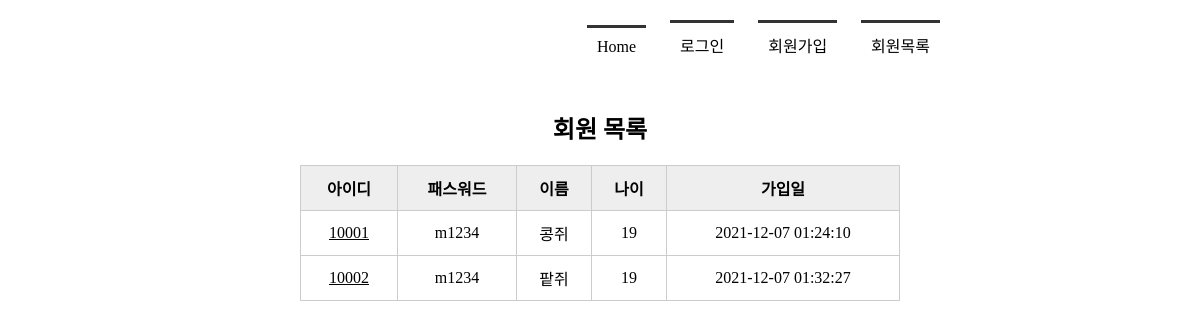
Before: /memberlist/ with the older database file.
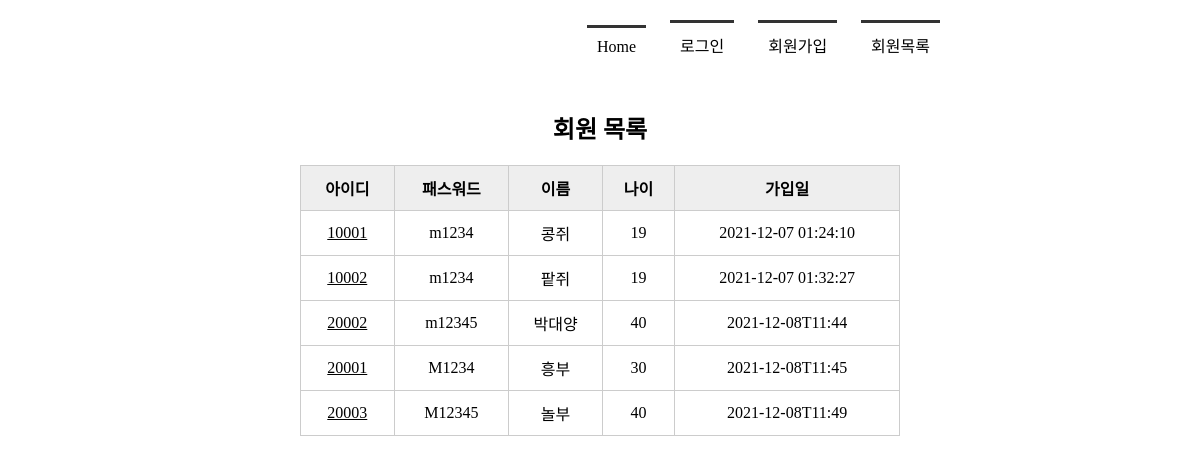
After: the same page with the newer database file.
### tables this page shows
CREATE TABLE member(
    mid         CHAR(5)         PRIMARY KEY,           
    passwd      CHAR(8)         NOT NULL,
    name        TEXT            NOT NULL,
    age         INTEGER,
    regDate     DATETIME DEFAULT CURRENT_TIMESTAMP
          );

### app.py (the view)
@app.route('/memberlist/')
def memberlist():
    conn = getconn()
    cur = conn.cursor()
    sql = "SELECT * FROM member"
    cur.execute(sql)
    rs = cur.fetchall()     #db에서 가져온 데이터
    conn.close()
    return render_template('memberlist.html', rs=rs)    #받은 db를 다시 html로 보냄

### app.py (called while the page is built)
def getconn():
    conn = sqlite3.connect('./memberdb.db')
    return conn

### templates/memberlist.html (shortened to what this page needs)
<!DOCTYPE html>
<html lang="en">
<head>
    <link rel = "stylesheet" href="{{ url_for('static', filename='css/style.css') }}">
</head>
<body>
    <div id ="container">
        {% include 'navbar.html' %}
        <section>
            <h1>회원 목록</h1>
            <table>
                <tr>
                    <th>아이디</th>
                    <th>패스워드</th>
                    <th>이름</th>
                    <th>나이</th>
                    <th>가입일</th>
                </tr>
                {% for i in rs %}
                <tr>
                    <td><a href = "{{ url_for('member_view', id = i[0]) }}">{{ i[0] }}</a></td>
                    <td>{{ i[1] }}</td>
                    <td>{{ i[2] }}</td>
                    <td>{{ i[3] }}</td>
                    <td>{{ i[4] }}</td>
                </tr>
                {% endfor %}
            </table>
        </section>
    </div>
</body>
</html>

### templates/navbar.html
<header>
    <nav>
        <ul>
            {% if session %}
            <li><a href = "{{ url_for('index') }}">Home</a></li>
            <li><a href = "{{ url_for('logout') }}">로그아웃</a></li>
            <li><a href = "{{ url_for('register') }}">회원가입</a></li>
            <li><a href = "{{ url_for('memberlist') }}">회원목록</a></li>
            {% else %}
            <li><a href = "{{ url_for('index') }}">Home</a></li>
            <li><a href = "{{ url_for('login') }}">로그인</a></li>
            <li><a href = "{{ url_for('register') }}">회원가입</a></li>
            <li><a href = "{{ url_for('memberlist') }}">회원목록</a></li>
            {% endif %}
        </ul>
    </nav>
</header>

### static/css/style.css (style rules this page uses)
* { margin: 0; padding:0; }
#container { width: 1000px; margin: 10px auto; }
header { height: 100px; }
nav ul { list-style:none; text-align: right; margin-right: 150px; }
nav ul li { display: inline-block; padding: 10px; margin: 10px; border-top: 3px solid #333; padding-top:10px; }
nav ul li a { text-decoration: none; color: black }
section { text-align: center; }
section table { width : 600px; border-collapse: collapse; }
section h1 { margin-bottom: 20px; }
section table, th, td { border: 1px solid #ccc; margin: 0 auto; padding: 10px; }
section table th { background-color: #eee }
section table a { color: black }

Changed rows visible on the page:
added member: mid "20002", passwd "m12345", name "박대양", age "40", regDate "2021-12-08T11:44"
added member: mid "20001", passwd "M1234", name "흥부", age "30", regDate "2021-12-08T11:45"
added member: mid "20003", passwd "M12345", name "놀부", age "40", regDate "2021-12-08T11:49"
